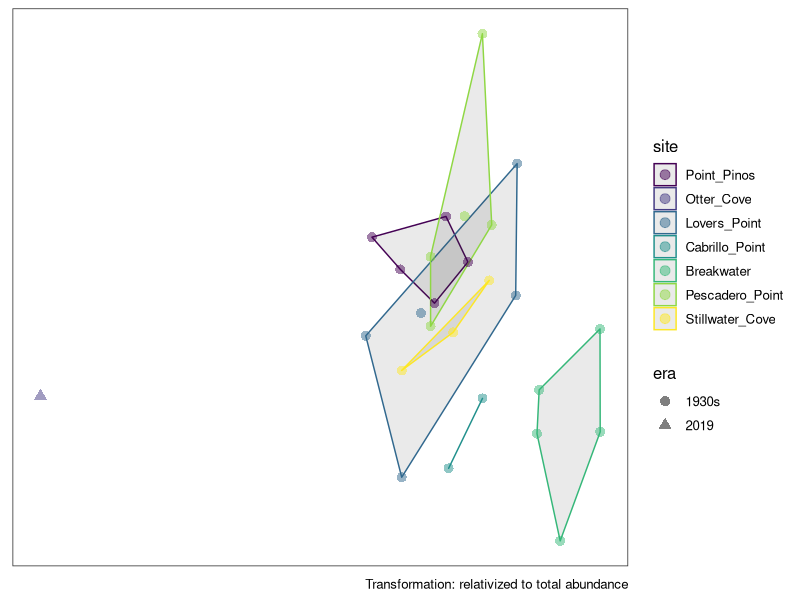
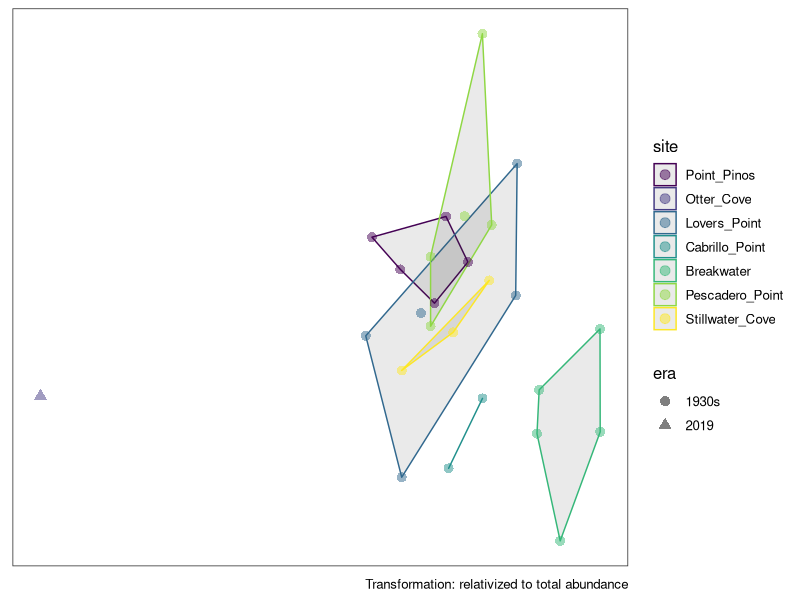

The R script that drew these images, in order:
################################################################################
##' @title Explore community mds with holdfast data
##' @author Robin Elahi
##' @date 2023-08-18
##' @log 
################################################################################

##### PACKAGES, DATA #####
library(here) 
library(tidyverse) 
library(lubridate)
library(viridis)
library(vegan)

# Theme for mds plots
theme_set(theme_bw(base_size = 12) + 
            theme(panel.grid = element_blank(), 
                  axis.text.x = element_blank(), 
                  axis.text.y = element_blank(), 
                  axis.ticks = element_blank(), 
                  axis.title = element_blank(), 
                  strip.background = element_blank()))

#d <- read_csv(here("data", "andrews_henry_combined.csv"))
d <- read_csv(here("data", "andrews_1945_230623.xlsx - andrews_henry_combined.csv"))

d <- d %>% 
  mutate(date = lubridate::ymd(paste(year, month, day, sep = "-")))

# Remove rows that were not sampled (ie NAs for species)
d <- d %>% 
  filter(!is.na(Balanophyllia_elegans))

# Order sites north to south
d <- d %>% 
  mutate(site = as.factor(site), 
         site = fct_relevel(site, 
                            "Point_Pinos", 
                            "Otter_Cove", 
                            "Lovers_Point", 
                            "Cabrillo_Point", 
                            "Breakwater", 
                            "Pescadero_Point",
                            "Stillwater_Cove"))

# Carmel vs MBay
d <- d %>% 
  mutate(bay = case_when(site == "Pescadero_Point" ~ "Carmel", 
                         site == "Stillwater_Cove" ~ "Carmel", 
                         TRUE ~ "Monterey"))

##### MDS #####

# Create metadata
d_meta <- d %>% 
  select(year:site, date, bay) %>%
  mutate(era = ifelse(year > 2018, "2019", "1930s"))
d_meta

# Create matrix for mds
m <- d %>% 
  select(Balanophyllia_elegans:Gobiesox_eugrammus) %>% 
  as.data.frame()

# Relativize to total
m_rel <- decostand(m, method = "total")
rowSums(m_rel)

# Square-root transformation
m_sqrt <- m^(1/2)

# Create distance matrix
m_dist <- vegdist(m_rel, method = "bray") %>% as.matrix(labels = T)

# Run mds
m_mds <- metaMDS(comm = m_rel, distance = "bray", trace = FALSE, autotransform = FALSE)

m_mds$stress

# Join MDS results to metadata
mds_xy <- data.frame(m_mds$points) 
d_meta <- cbind(d_meta, mds_xy)

# Find the convex hull of the points being plotted
hull <- d_meta %>%
  group_by(site) %>%
  slice(chull(MDS1, MDS2)) %>%
  ungroup()
hull

d_meta %>% 
  ggplot(aes(MDS1, MDS2, color = site, shape = era)) + 
  geom_polygon(data = hull, aes(x = MDS1, y = MDS2, color = site),
               inherit.aes = FALSE, alpha = 0.1) +
  scale_color_viridis_d() + 
  geom_point(size = 3, alpha = 0.5) +
  labs(caption = "Transformation: relativized to total abundance")

ggsave(here("figs", "holdfast_mds_abundance.pdf"), height = 5, width = 7)
